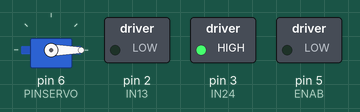
This sketch was run on a simulated Arduino Uno, built with avr-gcc and run on an emulated ATmega328P. Parts: servo, switched loads named in the sketch (green lamp = pin HIGH).

Above: at 0.05 s.
At 10.0 s:
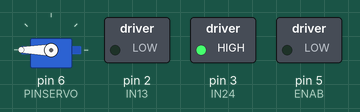
Timing chart, 0 to 11.5 s (numbered marks = the images above):
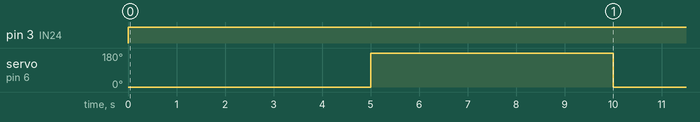

The sketch:

R2D2.ino
```cpp
#include <Servo.h>      // incluye libreria de Servo

Servo servo1;     // crea objeto

int PINSERVO = 6;   // pin 2 conectado a señal del servo
int PULSOMIN = 1000;    // pulso minimo en microsegundos
int PULSOMAX = 2000;

int IN13 = 2;      // IN1 de L298N a pin digital 2
int IN24 = 3;      // IN2 de L298N a pin digital 3
int ENAB = 5;      // ENA de L298N a pin digital 5

void setup(){
  pinMode(IN13, OUTPUT);   // pin 2 como salida
  pinMode(IN24, OUTPUT);   // pin 3 como salida
  pinMode(ENAB, OUTPUT);   // pin 5 como salida
  servo1.attach(PINSERVO, PULSOMIN, PULSOMAX);  // inicializacion de servo
}


void loop(){
  digitalWrite(ENAB, HIGH);  // habilita motor A (giro en un sentido)
  digitalWrite(IN13, LOW); // IN1 a 0
  digitalWrite(IN24, HIGH);  // IN2 a 1
  //delay(3000);      // demora de 3 seg.

  digitalWrite(ENAB, LOW); // ENA en 0 para deshabilitar motor
  //delay(2000);      // demora de 2 seg.

  servo1.write(0);    // ubica el servo a 0 grados
  delay(5000);      // espera de 5 seg.
  servo1.write(180);    // ubica el servo a 180 grados
  delay(5000);

}
```

Measured:
- by itself, pin 3 (IN24): LOW → HIGH at 0.00 s
- by itself, servo on pin 6 (PINSERVO): alternates 180° for 5.0 s and 0° for 5.0 s
